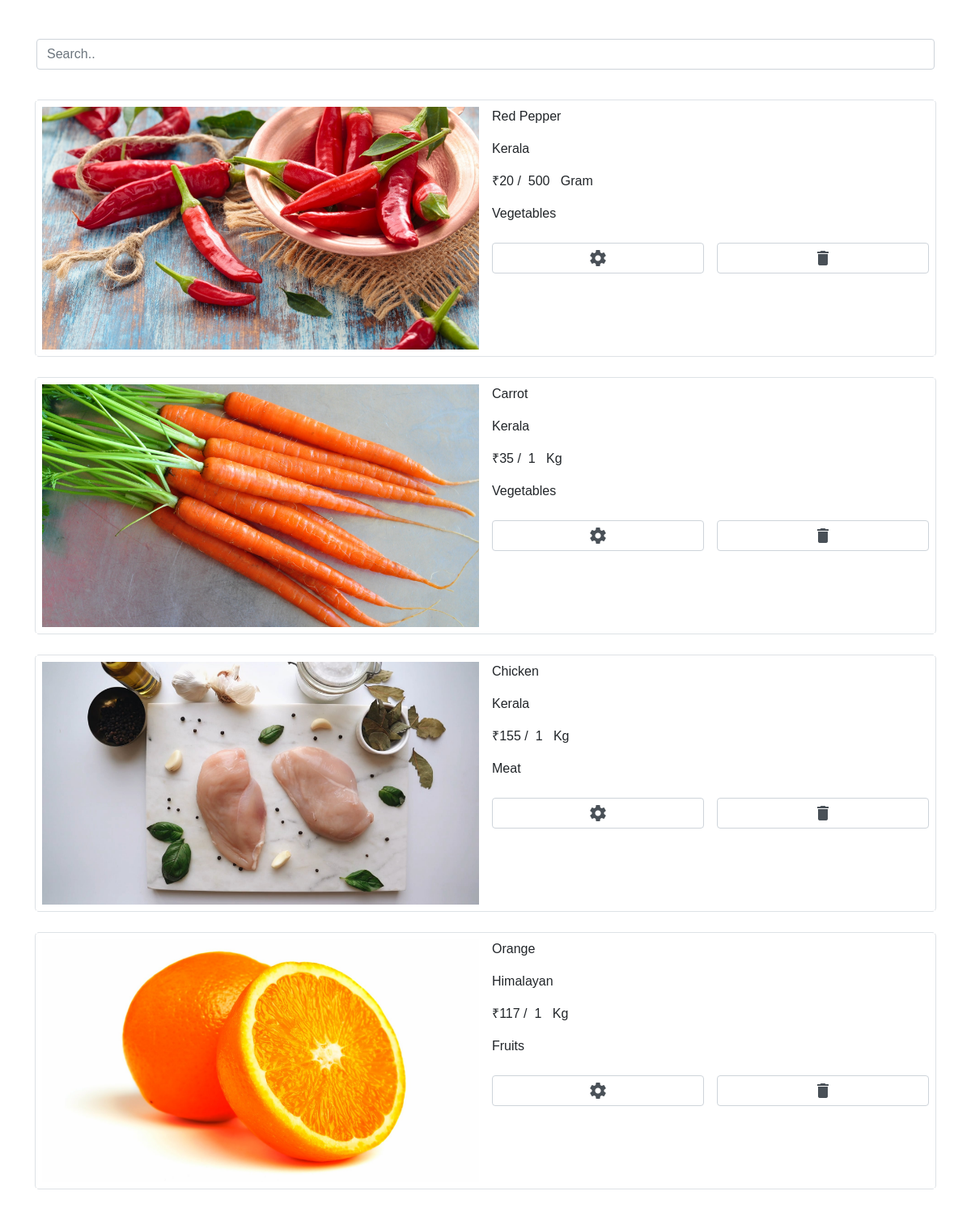
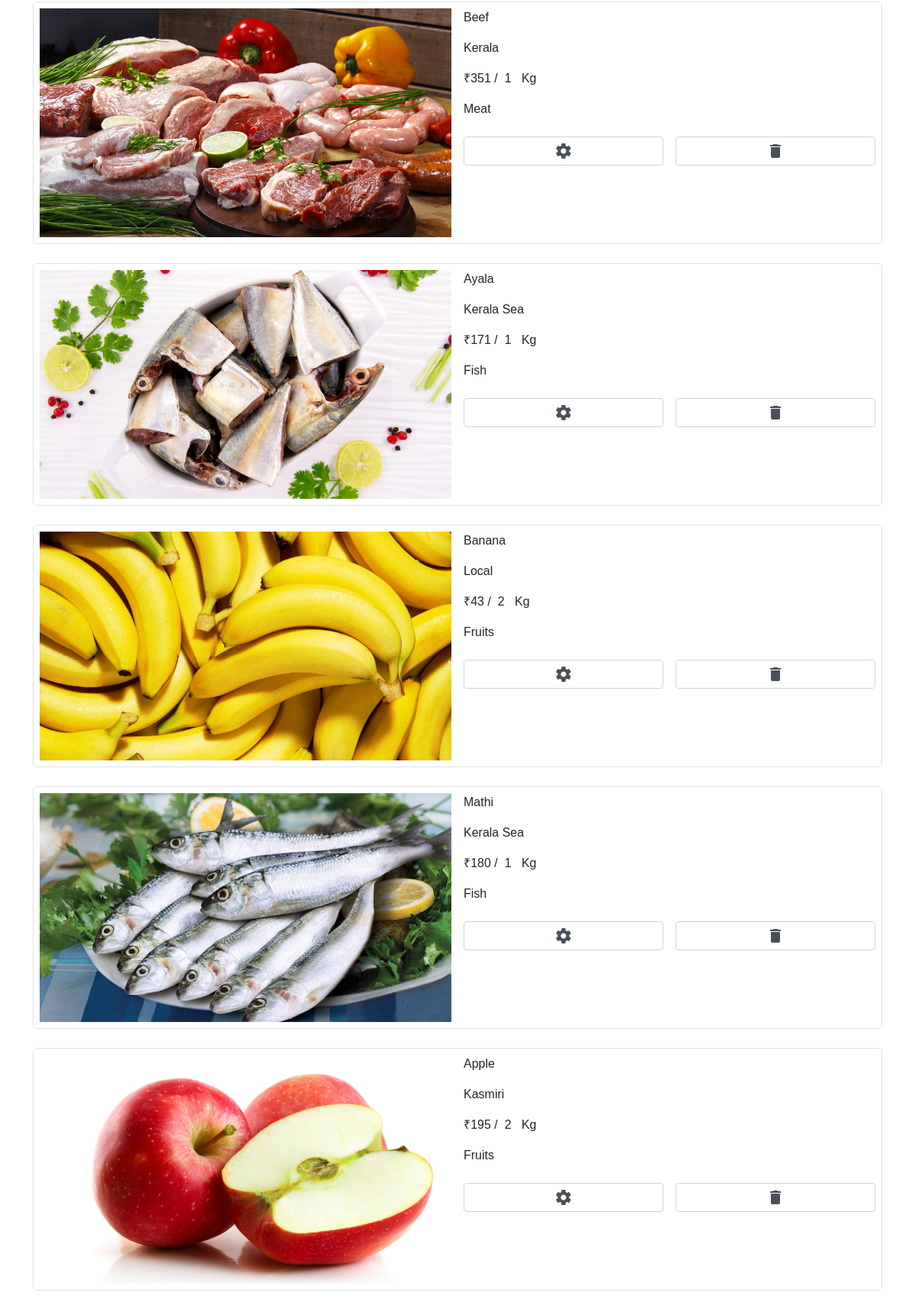
Screenshot of /products/ (signed in, upper part) with the database file from the repository (2 pictures, top to bottom).
### arman/models.py (models this page shows)
class product(models.Model):
    Name = models.CharField(max_length=100)
    Brand = models.CharField(max_length=100)
    Category = models.CharField(max_length=100)
    category_name = models.CharField(max_length=100)
    per_unit = models.CharField(max_length=100)
    Qty = models.IntegerField()
    Rate = models.IntegerField()
    Discount = models.IntegerField()
    Percentage = models.IntegerField()
    Total_rate = models.IntegerField()
    Top_product = models.CharField(max_length=20)
    Image = models.ImageField(upload_to='images', blank=True, null=True)

### arman/views.py (the view)
# urls.py: path('products/', views.product_page, name="product_page"),
def product_page(request):
    if request.user.is_superuser:
        product_data = product.objects.all().order_by('?')
        return render(request, 'product.html', {'p_data': product_data})
    else:
        return redirect('/')

### arman/templates/product.html (shortened to what this page needs)
{% load static %}
<!DOCTYPE html>
<html lang="en">
<head>
    <link rel="stylesheet" href="{% static 'css/main.css' %}">
    <link rel="stylesheet" href="https://cdnjs.cloudflare.com/ajax/libs/font-awesome/4.7.0/css/font-awesome.min.css">
    <link rel="stylesheet" href="https://maxcdn.bootstrapcdn.com/bootstrap/4.5.2/css/bootstrap.min.css">
</head>
<body>
    <section class="users pt-5 pb-5" id="users">
        <div class="container" id="user_table">
            {% if p_data is not None %}
            <input class="form-control" id="myInput" type="text" placeholder="Search..">
            <br>
            <table class="table">
                <tbody id="myTable">
                    {% for p_data in p_data %}
                    <tr class="">
                        <td>
                            <div class="row border">
                                <div class="col-lg-6 col-md-6 col-sm-6 col-6 p-2">
                                    <img src="{{ p_data.Image.url }}" alt="{{ p_data.Image }}" class="img-fluid"
                                    style="width:100%;min-height: 150px; max-height: 300px;object-fit: cover;">
                                </div>
                                <div class="col-lg-6 col-md-6 col-sm-6 col-6 p-2">
                                    <p>{{ p_data.Name }}</p>
                                    <p>{{ p_data.Brand }}</p>
                                    <p>₹{{ p_data.Total_rate }}&nbsp;/&nbsp;&nbsp;{{ p_data.Qty }}&nbsp;&nbsp;
                                        {{ p_data.per_unit }}</p>
                                    <p>{{ p_data.category_name }}</p>
                                    <div class="d-flex">
                                        <a href="{% url 'upd_product' p_data.id %}"
                                            class="update form-control text-center mt-2 mr-2"><span
                                                class="material-icons">
                                            </span></a>
                                        <button type="submit" name="del" class="delete form-control mt-2 ml-2"
                                            data-id="{{ p_data.id }}"><span class="material-icons">
                                            </span></button>
                                    </div>
                                </div>
                            </div>
                        </td>
                    </tr>
                    {%endfor%}
                </tbody>
            </table>
            {% else %}
            <tr>
                <td>
                    <p>No data exist</p>
                </td>
            </tr>
            {% endif %}
        </div>
    </section>
</body>
</html>

### arman/static/css/main.css (style rules this page uses)
html { scroll-behavior: smooth; }
* { margin: 0; padding: 0; list-style-type: none; box-sizing: border-box; text-decoration: none; scroll-behavior: smooth; }
body { font-family: sans-serif !important; }
.table td, .table th { padding: 0.75 rem; vertical-align: top; border: 1px solid #fff !important; }
.table .row { border-radius: 5px; }

### rows the page displays
product: Image (picture), Name "Red Pepper", Brand "Kerala", Total_rate "20", Qty "500", per_unit "Gram", category_name "Vegetables"
product: Image (picture), Name "Carrot", Brand "Kerala", Total_rate "35", Qty "1", per_unit "Kg", category_name "Vegetables"
product: Image (picture), Name "Chicken", Brand "Kerala", Total_rate "155", Qty "1", per_unit "Kg", category_name "Meat"
product: Image (picture), Name "Orange", Brand "Himalayan", Total_rate "117", Qty "1", per_unit "Kg", category_name "Fruits"
product: Image (picture), Name "Beef", Brand "Kerala", Total_rate "351", Qty "1", per_unit "Kg", category_name "Meat"
product: Image (picture), Name "Ayala", Brand "Kerala Sea", Total_rate "171", Qty "1", per_unit "Kg", category_name "Fish"
product: Image (picture), Name "Banana", Brand "Local", Total_rate "43", Qty "2", per_unit "Kg", category_name "Fruits"
product: Image (picture), Name "Mathi", Brand "Kerala Sea", Total_rate "180", Qty "1", per_unit "Kg", category_name "Fish"
product: Image (picture), Name "Apple", Brand "Kasmiri", Total_rate "195", Qty "2", per_unit "Kg", category_name "Fruits"
